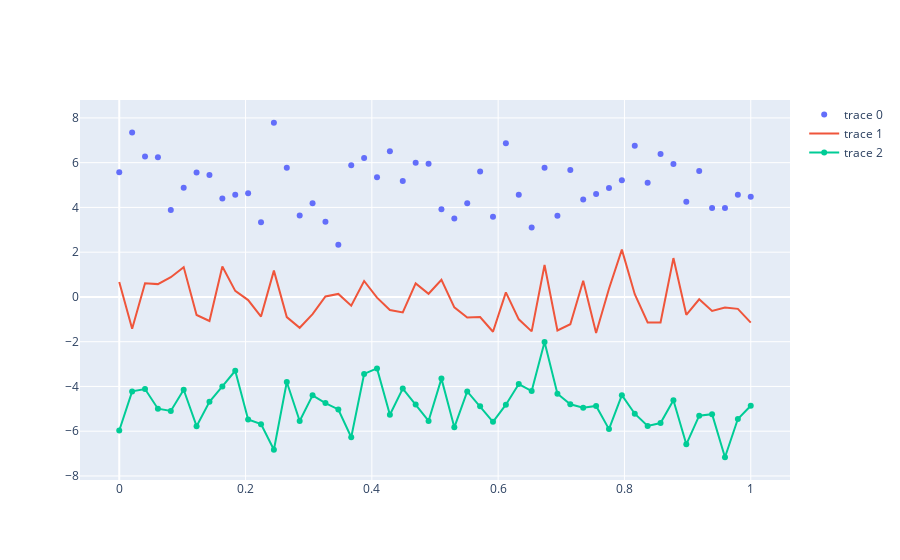

Here is the notebook cell this chart was saved with:
### Code cell
fig = go.Figure(data=[trace0,trace1,trace2])
fig
